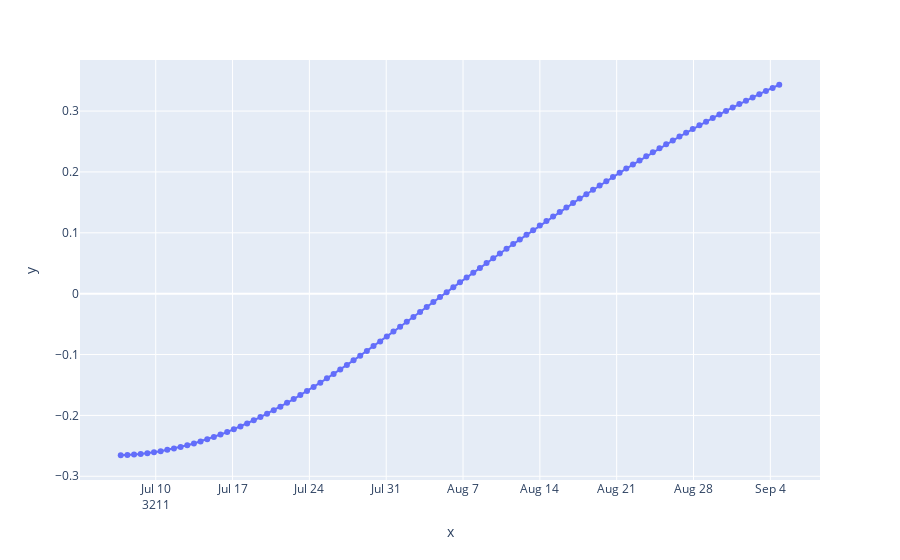

Notebook code for this chart:
### Code cell
dlondts = []
datetimes = []
for t in tqdm.tqdm(np.linspace(-30*DAY,30*DAY,100)):
    mtime = mtime2 + t
    dlondts += [mars.ecliptic_longitude_advance(mtime,tebas,method='SPICE',dt=1*DAY)]
    datetimes += [mtime.obj_datejulianmix]
px.line(x=datetimes,y=dlondts,markers=True)
